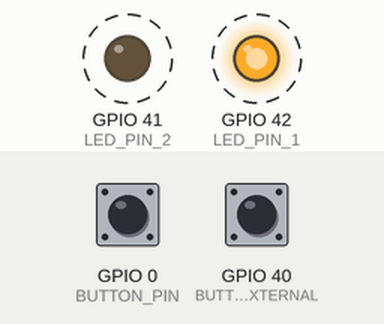
Recording of a program running on a simulated ESP32-S3. On the bench: output pins drawn as LEDs (lit = HIGH). Dashed ring = blinking. Inputs (shaded band) come from the test bench; at power-on: GPIO 0 (BUTTON_PIN) HIGH, GPIO 40 (BUTTON_EXTERNAL) LOW.

Above: at 0.35 s.
Timing chart, 0 to 3.0 s (numbered marks = the images above):
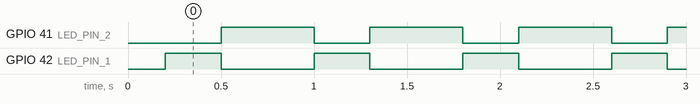

Measured:
- by itself, GPIO 41 (LED_PIN_2): alternates HIGH for 0.50 s and LOW for 0.30 s
- by itself, GPIO 42 (LED_PIN_1): alternates HIGH for 0.30 s and LOW for 0.50 s

The program:

main.cpp
```cpp
#include <Arduino.h>

#define LED_PIN_1 42
#define LED_PIN_2 41
#define BUTTON_PIN 0
#define BUTTON_EXTERNAL 40

int blinkDelay = 1000;

void setup() {
  pinMode(LED_PIN_1, OUTPUT);
  pinMode(LED_PIN_2, OUTPUT);
  pinMode(BUTTON_PIN, INPUT_PULLUP);
  pinMode(BUTTON_EXTERNAL, INPUT);   // зовнішній pull-up резистор
}

void loop() {

  int buttonState = digitalRead(BUTTON_PIN);
  int buttonExternalState = digitalRead(BUTTON_EXTERNAL);


  if (buttonState == LOW && buttonExternalState == HIGH) {
    blinkDelay = 1000;
    delay(200);
  }
  else if (buttonState == HIGH && buttonExternalState == LOW) {
    blinkDelay = 300;
    delay(200);
  }
  else if (buttonState == LOW && buttonExternalState == LOW) {
    blinkDelay = 100;

    delay(200);
  }

  digitalWrite(LED_PIN_1, HIGH);
  digitalWrite(LED_PIN_2, LOW);
  delay(blinkDelay);

  digitalWrite(LED_PIN_1, LOW);
  digitalWrite(LED_PIN_2, HIGH);

  delay(blinkDelay);
}
```
